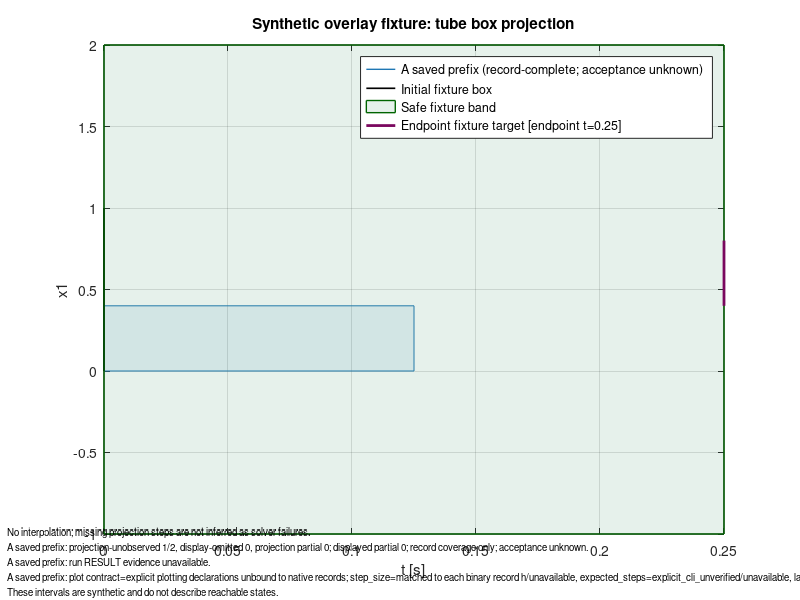

Reproduce this figure in MATLAB.
% Generated by torch_tm_flowpipe.flowpipe_plot
% Axis-aligned box projection; this is not a Flow* octagon.
% Missing observer steps are not interpolated.
figure('Color','w'); hold on; box on; grid on;
h_1 = plot(nan, nan, '-', 'Color', [0.1216 0.4667 0.7059], 'LineWidth', 1.0);
boxes_1_complete = [
  0 0.125 0 0.40000000000000002;
];
for i = 1:size(boxes_1_complete,1)
  b = boxes_1_complete(i,:);
  if b(1) == b(2) && b(3) == b(4)
    plot(b(1), b(3), '.', 'Color', [0.1216 0.4667 0.7059], 'MarkerSize', 8);
  elseif b(1) == b(2) || b(3) == b(4)
    plot([b(1) b(2)], [b(3) b(4)], '-', 'Color', [0.1216 0.4667 0.7059], 'LineWidth', 0.8);
  else
    patch([b(1) b(2) b(2) b(1)], [b(3) b(3) b(4) b(4)], [0.1216 0.4667 0.7059], 'FaceAlpha', 0.10, 'EdgeColor', [0.1216 0.4667 0.7059], 'LineStyle', '-', 'LineWidth', 0.35);
  end
end
boxes_1_partial = [
];
for i = 1:size(boxes_1_partial,1)
  b = boxes_1_partial(i,:);
  if b(1) == b(2) && b(3) == b(4)
    plot(b(1), b(3), 'o', 'Color', [0.1216 0.4667 0.7059], 'MarkerSize', 4);
  elseif b(1) == b(2) || b(3) == b(4)
    plot([b(1) b(2)], [b(3) b(4)], '--', 'Color', [0.1216 0.4667 0.7059], 'LineWidth', 0.8);
  else
    patch([b(1) b(2) b(2) b(1)], [b(3) b(3) b(4) b(4)], [0.1216 0.4667 0.7059], 'FaceAlpha', 0.02, 'EdgeColor', [0.1216 0.4667 0.7059], 'LineStyle', '--', 'LineWidth', 0.35);
  end
end
initial_box = [0 0 0 1];
if initial_box(1) == initial_box(2) && initial_box(3) == initial_box(4)
  h_initial = plot(initial_box(1), initial_box(3), 'ko', 'MarkerSize', 4);
elseif initial_box(1) == initial_box(2) || initial_box(3) == initial_box(4)
  h_initial = plot([initial_box(1) initial_box(2)], [initial_box(3) initial_box(4)], 'k-', 'LineWidth', 1.2);
else
  h_initial = patch([initial_box(1) initial_box(2) initial_box(2) initial_box(1)], [initial_box(3) initial_box(3) initial_box(4) initial_box(4)], 'w', 'FaceColor', 'none', 'EdgeColor', 'k', 'LineWidth', 1.2);
end
region_1 = [0 0.25 -1 2];
if region_1(1) == region_1(2) && region_1(3) == region_1(4)
  h_region_1 = plot(region_1(1), region_1(3), 'o', 'Color', [0.0000 0.3922 0.0000], 'MarkerSize', 5);
elseif region_1(1) == region_1(2) || region_1(3) == region_1(4)
  h_region_1 = plot([region_1(1) region_1(2)], [region_1(3) region_1(4)], '-', 'Color', [0.0000 0.3922 0.0000], 'LineWidth', 2);
else
  h_region_1 = patch([region_1(1) region_1(2) region_1(2) region_1(1)], [region_1(3) region_1(3) region_1(4) region_1(4)], [0.1804 0.5451 0.3412], 'FaceAlpha', 0.12, 'EdgeColor', [0.0000 0.3922 0.0000], 'LineStyle', '-', 'LineWidth', 1.0);
end
region_2 = [0.25 0.25 0.40000000000000002 0.80000000000000004];
if region_2(1) == region_2(2) && region_2(3) == region_2(4)
  h_region_2 = plot(region_2(1), region_2(3), 'o', 'Color', [0.4784 0.0275 0.3686], 'MarkerSize', 5);
elseif region_2(1) == region_2(2) || region_2(3) == region_2(4)
  h_region_2 = plot([region_2(1) region_2(2)], [region_2(3) region_2(4)], '-', 'Color', [0.4784 0.0275 0.3686], 'LineWidth', 2);
else
  h_region_2 = patch([region_2(1) region_2(2) region_2(2) region_2(1)], [region_2(3) region_2(3) region_2(4) region_2(4)], [0.6980 0.0941 0.5333], 'FaceAlpha', 0.12, 'EdgeColor', [0.4784 0.0275 0.3686], 'LineStyle', '-', 'LineWidth', 1.0);
end
xlabel('t [s]');
ylabel('x1');
title('Synthetic overlay fixture: tube box projection');
legend([h_1 h_initial h_region_1 h_region_2], {'A saved prefix (record-complete; acceptance unknown)', 'Initial fixture box', 'Safe fixture band', 'Endpoint fixture target [endpoint t=0.25]'}, 'Location', 'best');
annotation('textbox', [0.01 0.005 0.98 0.140], 'String', {'No interpolation; missing projection steps are not inferred as solver failures.'; 'A saved prefix: projection-unobserved 1/2, display-omitted 0, projection partial 0; displayed partial 0; record coverage only; acceptance unknown.'; 'A saved prefix: run RESULT evidence unavailable.'; 'A saved prefix: plot contract=explicit plotting declarations unbound to native records; step_size=matched to each binary record h/unavailable, expected_steps=explicit_cli_unverified/unavailable, lane_count=explicit_cli_unverified/unavailable.'; 'These intervals are synthetic and do not describe reachable states.'}, 'EdgeColor', 'none', 'FontSize', 7, 'Interpreter', 'none', 'FitBoxToText', 'on');
% Use exportgraphics(gcf, 'plot.pdf', 'ContentType', 'vector') if desired.
